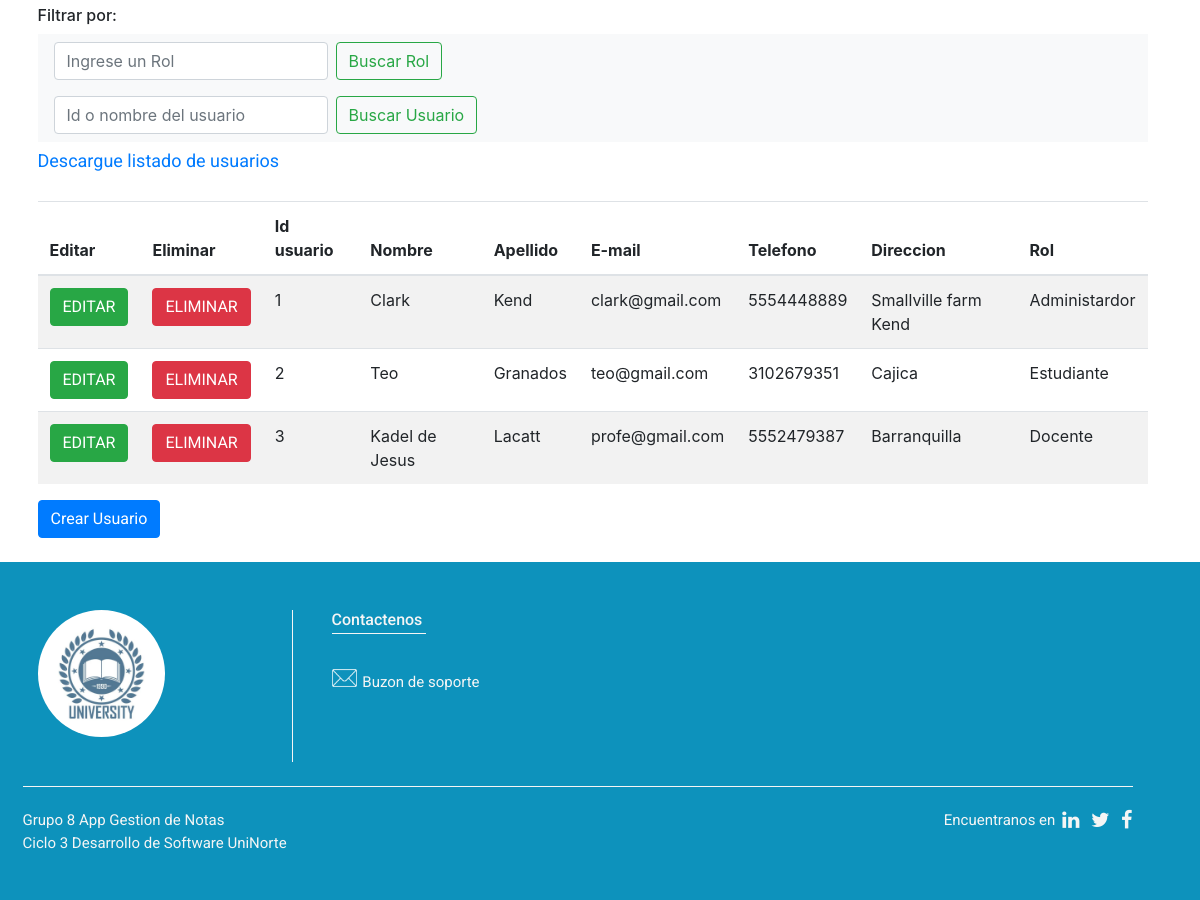
/administrador/gestionar-usuarios (signed in, middle part), run on an earlier commit of the app's database.
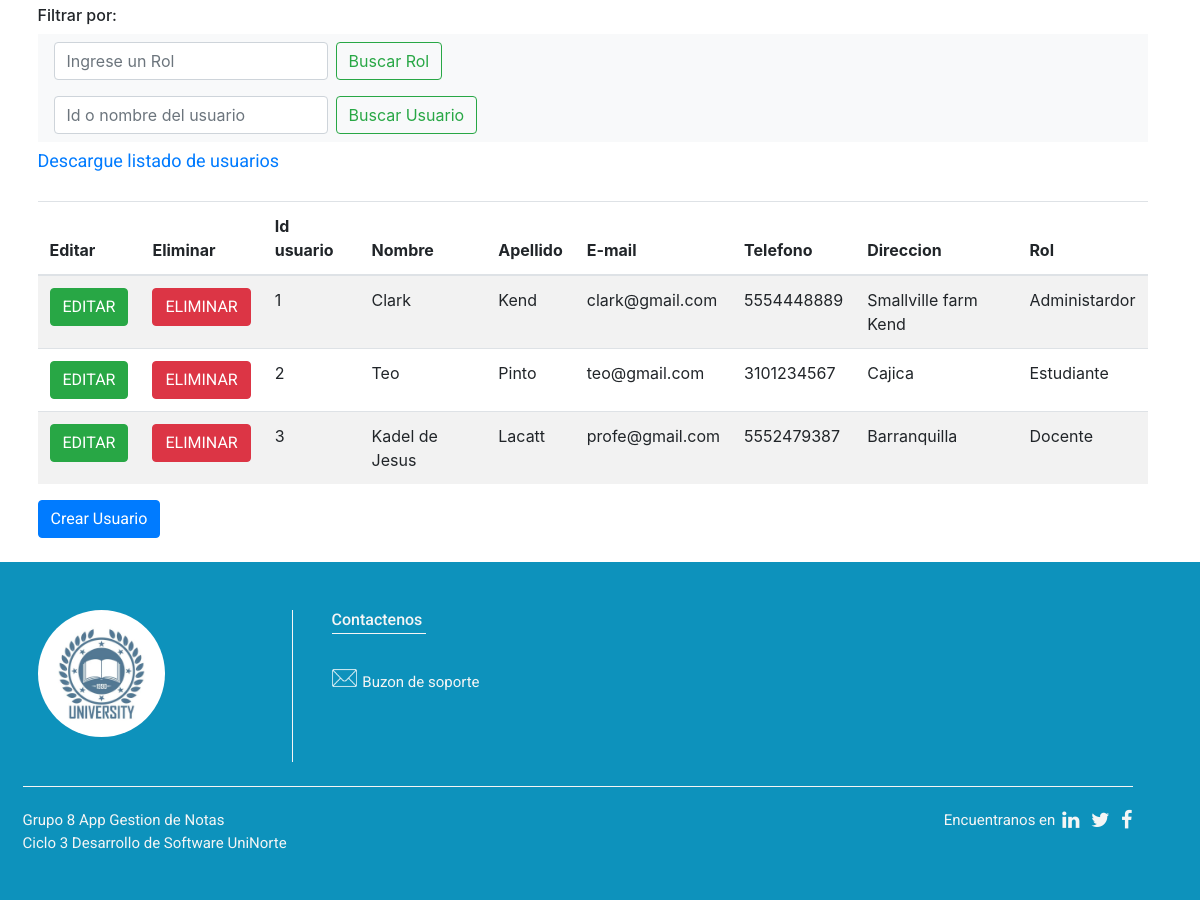
And on a later commit of the database.
### tables this page shows
CREATE TABLE Usuarios (idUsuario INTEGER PRIMARY KEY AUTOINCREMENT NOT NULL UNIQUE, nombreUsuario VARCHAR (50) NOT NULL, apellidoUsuario VARCHAR (50) NOT NULL, correoUsuario VARCHAR (60) NOT NULL UNIQUE, telefonoUsuario INTEGER (10) NOT NULL, direccionUsuario VARCHAR (100) NOT NULL, password VARCHAR (150) NOT NULL, rol_id INTEGER REFERENCES Rol (idRol) ON UPDATE CASCADE NOT NULL);

### app.py (the view)
@app.route('/administrador/gestionar-usuarios')
@login_required
def adminUsuario():
    if g.user.rol_id != 3:
        return redirect(url_for('logout'))
    listaUsuarios = Usuarios.get_all()
    if listaUsuarios:
        return render_template('administrador/admin_usuarios.html', listaUsuarios=listaUsuarios)
    return render_template('administrador/admin_usuarios.html')

### app.py (called while the page is built)
def login_required(view):
    @functools.wraps(view)
    def wrapped_view(**kwargs):
        if g.user is None:
            return redirect( url_for('login'))
        return view(**kwargs)
    return wrapped_view

@app.before_request
def cargar_usuario_autenticado():
    user_id = session.get('idUsuario')
    if user_id is None:
        g.user = None
    else:
        g.user = Usuarios.get_by_id(user_id)

### modelos/base_models.py (called while the page is built)
def conectarDb():
    try:
        conexion = sqlite3.connect('./db/appNotas.db')
        return conexion
    except Error as e:
        print("Fallo la coneccion a la base de datos Error:\n" + e)
    return None

def selectDb(_sql, args):
    try:
        conexion = conectarDb()
        if conexion:
            conexion.row_factory = dict_factory
            cursorObjeto = conexion.cursor()
            if args:
                cursorObjeto.execute(_sql, args)
            else:
                cursorObjeto.execute(_sql)
            filas = cursorObjeto.fetchall()
            cursorObjeto.close()
            conexion.close()
            return filas
        else:
            print("No se pudo conectar a la base de datos")
            return None
    except Error as e:
        print("Fallo al ejecutar el Select en la base de datos:\n" + e)
        return None

def dict_factory(cursor, row):
    d = {}
    for idx, col in enumerate(cursor.description):
        d[col[0]] = row[idx]
    return d

### modelos/classModels.py (called while the page is built)
    @classmethod
    def get_by_id(cls, idUsuario):
        getRow = bm.selectDb("SELECT * FROM Usuarios WHERE idUsuario = ?", [idUsuario])
        if getRow and len(getRow) > 0:
            return cls(getRow[0]['idUsuario'], getRow[0]['nombreUsuario'], getRow[0]['apellidoUsuario'], getRow[0]['correoUsuario'],
             getRow[0]['telefonoUsuario'], getRow[0]['direccionUsuario'], getRow[0]['password'], getRow[0]['rol_id'])

    @staticmethod
    def get_all():
        return bm.selectDb("SELECT * FROM Usuarios", None)

### templates/administrador/admin_usuarios.html (shortened to what this page needs)
{% extends 'base.html' %}
{% block extras %}
    <link data-require="sweet-alert@*" data-semver="0.4.2" rel="stylesheet" href="https://cdnjs.cloudflare.com/ajax/libs/sweetalert/1.1.3/sweetalert.min.css" />
    <link rel="stylesheet" href="https://cdn.jsdelivr.net/npm/bootstrap@4.6.0/dist/css/bootstrap.min.css">
    <link rel="stylesheet" href="{{ url_for('static', filename='css/tablas.css') }}">
{% endblock %}
{% block menu %}
    {% include 'administrador/menu_admin.html' %}
{% endblock %}
{% block contenido %}
    {% include 'administrador/tablas/tbl_usuarios.html' %}
{% endblock %}

### templates/base.html (shortened to what this page needs)
<!DOCTYPE html>
<html lang="es">
<head>
    <link rel="stylesheet" href="{{ url_for('static', filename='css/base.css') }}">
    <link rel="stylesheet" href="https://maxcdn.bootstrapcdn.com/bootstrap/4.1.3/css/bootstrap.min.css">
    <link rel="stylesheet" href="https://cdnjs.cloudflare.com/ajax/libs/font-awesome/4.7.0/css/font-awesome.min.css">
      {% block extras %}
      {% endblock %}
</head>
<body>
    {% block menu %}
    {% endblock %}
            {% block contenido %}
            {% endblock %}
      </div>
   </div>
      {% include 'footer.html' %}
</body>
</html>

### templates/administrador/menu_admin.html (shortened to what this page needs)
   <div class="container-fluid">
    <div class="row">

### templates/administrador/tablas/tbl_usuarios.html (shortened to what this page needs)
<div class="container" id="tabla-standart">
    <h6>Filtrar por:</h6>
    <nav class="navbar navbar-light bg-light">
        <form class="form-inline">
          <input class="form-control mr-sm-2" type="search" placeholder="Ingrese un Rol" aria-label="Search">
          <button class="btn btn-outline-success my-2 my-sm-0" type="submit">Buscar Rol</button>
        </form>
      </nav>
      <nav class="navbar navbar-light bg-light">
        <form class="form-inline">
          <input class="form-control mr-sm-2" type="search" placeholder="Id o nombre del usuario" aria-label="Search">
          <button class="btn btn-outline-success my-2 my-sm-0" type="submit">Buscar Usuario</button>
        </form>
      </nav>
    <a class="navbar-brand" href="#" style="font-size: 18px;">Descargue listado de usuarios
    </a>
    <table class="table table-striped" style="margin-top:2%">
        <thead>
        <tr>
            <th scope="col">Editar</th>
            <th scope="col">Eliminar</th>
            <th scope="col">Id usuario</th>
            <th scope="col">Nombre</th>
            <th scope="col">Apellido</th>
            <th scope="col">E-mail</th>
            <th scope="col">Telefono</th>
            <th scope="col">Direccion</th>
            <th scope="col">Rol</th>
        </tr>
        </thead>
        <tbody id="datavendedor">
          {% if listaUsuarios %}
            {% for item in listaUsuarios %}
            <tr>
                <th scope='row'>
                    <a id="btnCalificar" class="btn btn-success" href="{{url_for('editarUsuario', idUsuario=item.idUsuario)}}" role="button">EDITAR</a></th>
                <td><a id="btnCalificar" class="btn btn-danger" href="{{url_for('eliminarUsuario', idUsuario=item.idUsuario )}}" role="button">ELIMINAR</a></td>
                <td>{{ item.idUsuario }}</td>
                <td>{{ item.nombreUsuario }}</td>
                <td>{{ item.apellidoUsuario }}</td>
                <td>{{ item.correoUsuario }}</td>
                <td>{{ item.telefonoUsuario }}</td>
                <td>{{ item.direccionUsuario }}</td>
                {% if item.rol_id == 1 %}
                  <td>Docente</td>
                  {% endif %}
                {% if item.rol_id == 2 %}
                  <td>Estudiante</td>
                {% endif %}
                {% if item.rol_id == 3 %}
                  <td>Administardor</td>
                {% endif %}
            </tr>
            {% endfor %}
          {% endif %}
        </tbody>
    </table>
    <a id="btnCalificar" class="btn btn-primary" href="{{url_for('crearUsuario')}}" role="button">Crear Usuario</a>
</div>

### templates/footer.html
<footer class="container-fluid bg-grey py-5">
    <div class="container">
       <div class="row">
          <div class="col-md-6">
             <div class="row">
                <div class="col-md-6 ">
                   <div class="logo-part">
                      <img src="{{ url_for('static', filename='img/logo.jpg') }}" class="w-50 logo-footer">
                   </div>
                </div>
                <div class="col-md-6 px-4">
                   <h6>Contactenos</h6>
                   <div id="e-mail">
                    <img src="{{ url_for('static', filename='img/email-white.png') }}" style=" width: 25px;" id="mail-logo">
                    <a href="#" id="soporte">
                      <p>Buzon de soporte</p>
                    </a>
                   </div>
                </div>
             </div>
          </div>
       </div>
       <br>
       <div id="line-up" class="row">
           <p>Grupo 8 App Gestion de Notas <br> Ciclo 3 Desarrollo de Software UniNorte</p>
           <div id="icons">
              <p>Encuentranos en  </p>
              <div class="social">
                 <a href="#"><i class="fa fa-linkedin" aria-hidden="true"></i></a>
                 <a href="#"><i class="fa fa-twitter" aria-hidden="true"></i></a>
                 <a href="#"><i class="fa fa-facebook" aria-hidden="true"></i></a>
              </div>
           </div>
       </div>
    </div>
</footer>

### static/css/base.css (style rules this page uses)
html { min-height: 100%; }
body { margin: 0px; margin-bottom: 40px; }
footer { color: #f5f5f5; position: absolute; width: 100%; margin-top: 2%; margin-bottom: 0%; }
footer p, a { font-size: 15px; font-family: 'Roboto', sans-serif; }
footer h6 { font-family: 'Roboto', sans-serif; margin-bottom: 40px; position: relative; }
footer h6:after { position: absolute; content:""; background: #f5f5f5; width: 40%; height: 1px; left: 0; bottom: -5px; }
.container-fluid { padding-left: 0px !important; }
.bg-grey { background: rgba(13, 146, 188, 1); height: 32%; }
.logo-footer { margin-bottom: 10%; border-radius: 50%; }
.social .fa { color: #f5f5f5; font-size: 20px; margin-left: 7px; }
.logo-part { border-right: 1px solid #f5f5f5; height: 100%; }
#line-up { border-top: 1px solid #f5f5f5; width: 100%; justify-content: space-between; padding-top: 2%; }
#icons { display: inline-flex; }
#e-mail { display: flex; align-items: baseline; margin-right: 1%; }
#mail-logo { margin-right: 2.5%; }
#soporte { color: #f5f5f5; }
.bg-light { background-color: darkgrey !important; }

### static/css/tablas.css (style rules this page uses)
#tabla-standart { padding-top: 1%; }

What changed in the data, as far as the page shows it:
changed Usuarios "Teo": apellidoUsuario "Granados" → "Pinto"; telefonoUsuario "3102679351" → "3101234567"
